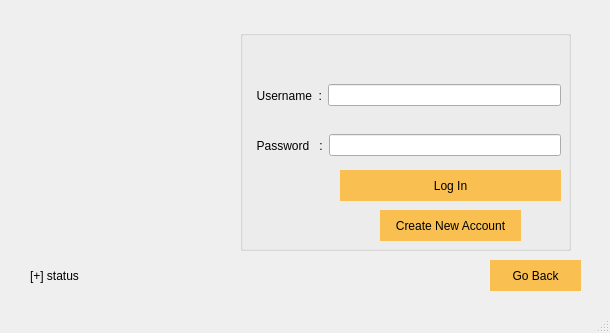
<?xml version="1.0" encoding="UTF-8"?>
<ui version="4.0">
 <class>userwindow</class>
 <widget class="QMainWindow" name="userwindow">
  <property name="geometry">
   <rect>
    <x>0</x>
    <y>0</y>
    <width>610</width>
    <height>333</height>
   </rect>
  </property>
  <property name="windowTitle">
   <string>userwindow</string>
  </property>
  <property name="animated">
   <bool>false</bool>
  </property>
  <widget class="QWidget" name="centralwidget">
   <widget class="QLabel" name="label_status">
    <property name="geometry">
     <rect>
      <x>30</x>
      <y>260</y>
      <width>371</width>
      <height>31</height>
     </rect>
    </property>
    <property name="styleSheet">
     <string notr="true">color: black;</string>
    </property>
    <property name="text">
     <string>[+] status</string>
    </property>
   </widget>
   <widget class="QPushButton" name="pushButton">
    <property name="geometry">
     <rect>
      <x>490</x>
      <y>260</y>
      <width>91</width>
      <height>31</height>
     </rect>
    </property>
    <property name="styleSheet">
     <string notr="true">background-color: rgb(249,191,81);
font: 700 11pt &quot;Segoe UI&quot;;
color: black;
border-radius: 20px;
</string>
    </property>
    <property name="text">
     <string>Go Back</string>
    </property>
   </widget>
   <widget class="QGroupBox" name="groupBox">
    <property name="geometry">
     <rect>
      <x>240</x>
      <y>30</y>
      <width>331</width>
      <height>221</height>
     </rect>
    </property>
    <property name="styleSheet">
     <string notr="true">border-color: rgb(0, 0, 0);</string>
    </property>
    <property name="title">
     <string/>
    </property>
    <widget class="QPushButton" name="login">
     <property name="geometry">
      <rect>
       <x>100</x>
       <y>140</y>
       <width>221</width>
       <height>31</height>
      </rect>
     </property>
     <property name="styleSheet">
      <string notr="true">background-color: rgb(249,191,81);
font: 700 11pt &quot;Segoe UI&quot;;
color: black;
border-radius: 20px;
</string>
     </property>
     <property name="text">
      <string>Log In</string>
     </property>
    </widget>
    <widget class="QWidget" name="layoutWidget">
     <property name="geometry">
      <rect>
       <x>10</x>
       <y>40</y>
       <width>311</width>
       <height>51</height>
      </rect>
     </property>
     <layout class="QHBoxLayout" name="horizontalLayout">
      <item>
       <widget class="QLabel" name="label_username">
        <property name="styleSheet">
         <string notr="true">font: 700 10pt &quot;Segoe UI&quot;;
color: black;</string>
        </property>
        <property name="text">
         <string>  Username  :</string>
        </property>
       </widget>
      </item>
      <item>
       <widget class="QLineEdit" name="lineEdit_username"/>
      </item>
     </layout>
    </widget>
    <widget class="QWidget" name="layoutWidget_2">
     <property name="geometry">
      <rect>
       <x>10</x>
       <y>100</y>
       <width>311</width>
       <height>31</height>
      </rect>
     </property>
     <layout class="QHBoxLayout" name="horizontalLayout_2">
      <item>
       <widget class="QLabel" name="label_password">
        <property name="styleSheet">
         <string notr="true">font: 700 10pt &quot;Segoe UI&quot;;
color: black;</string>
        </property>
        <property name="text">
         <string>  Password   :</string>
        </property>
       </widget>
      </item>
      <item>
       <widget class="QLineEdit" name="lineEdit_password">
        <property name="echoMode">
         <enum>QLineEdit::Password</enum>
        </property>
       </widget>
      </item>
     </layout>
    </widget>
    <widget class="QPushButton" name="login_2">
     <property name="geometry">
      <rect>
       <x>140</x>
       <y>180</y>
       <width>141</width>
       <height>31</height>
      </rect>
     </property>
     <property name="styleSheet">
      <string notr="true">background-color: rgb(249,191,81);
font: 700 09pt &quot;Segoe UI&quot;;
color: black;
border-radius: 20px;
</string>
     </property>
     <property name="text">
      <string>Create New Account</string>
     </property>
    </widget>
   </widget>
   <widget class="QLabel" name="label">
    <property name="geometry">
     <rect>
      <x>10</x>
      <y>60</y>
      <width>221</width>
      <height>161</height>
     </rect>
    </property>
    <property name="text">
     <string/>
    </property>
    <property name="pixmap">
     <pixmap resource="Resourse.qrc">:/img/images/userloginlogo.png</pixmap>
    </property>
   </widget>
   <widget class="QLabel" name="label_2">
    <property name="geometry">
     <rect>
      <x>320</x>
      <y>20</y>
      <width>191</width>
      <height>51</height>
     </rect>
    </property>
    <property name="text">
     <string/>
    </property>
    <property name="pixmap">
     <pixmap resource="Resourse.qrc">:/img/images/BusBee_sgnin.png</pixmap>
    </property>
   </widget>
  </widget>
  <widget class="QStatusBar" name="statusbar"/>
 </widget>
 <resources>
  <include location="Resourse.qrc"/>
 </resources>
 <connections/>
</ui>
